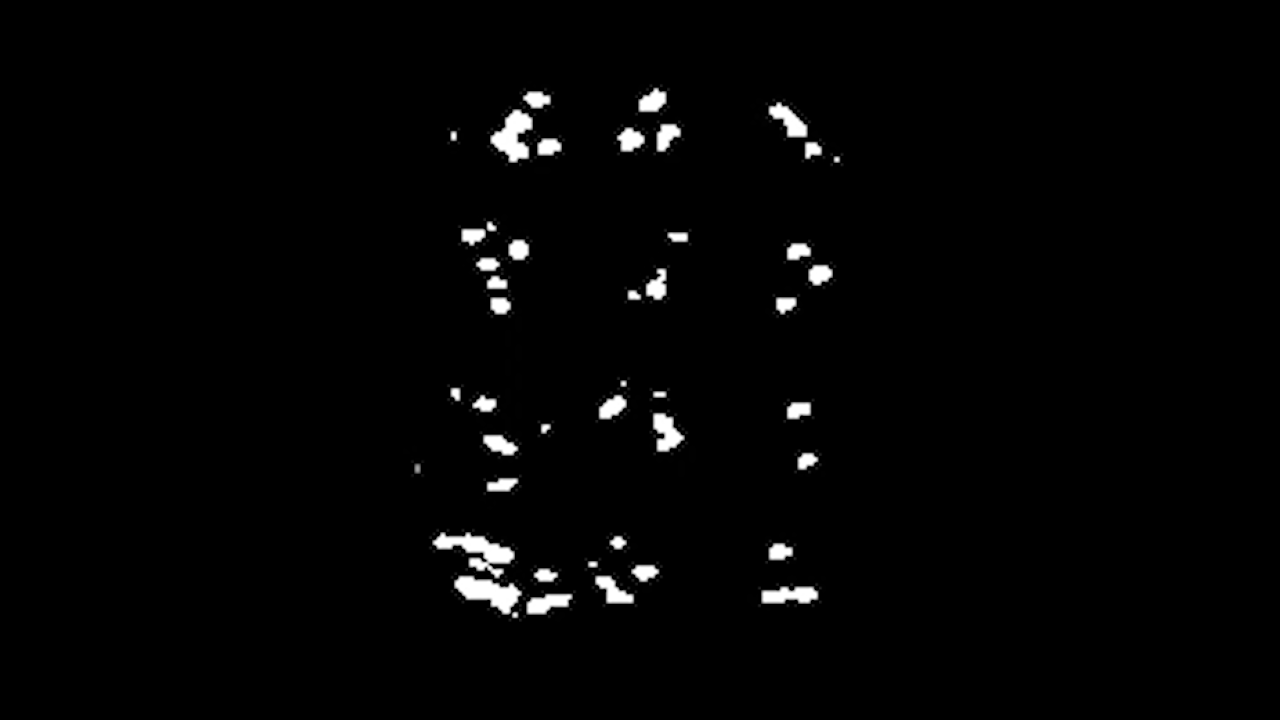
#> input picture Bubble Recognizaiton/pictures/序列 01.00_01_12_00.Still063.png, 2560 x 1440 px (shown at 1/2 size); its folder holds 3 pictures in this run
$ python calculation.py
#> lines starting #> are read from the running program, lines starting #| are printed output that depends on the picture
import os
import cv2 as cv2
import numpy as np
import matplotlib.pyplot as plt
from scipy.interpolate import interp1d

def shudian():
    folder_path = 'pictures'
    files = [f for f in os.listdir(folder_path) if os.path.isfile(os.path.join(folder_path, f))]

    # calculate the toal number of files
    total_files = len(files)
    # create a empty matrix
    total_data = np.zeros((12, 2, total_files))
    k = 0
    #background = np.zeros([12,1])

    for file in files:
        file_path = os.path.join(folder_path, file)
        image = cv2.imread(file_path)
#> image is the input picture: shape (1440, 2560, 3); mean B, G, R 4.4, 4.4, 4.4
        gray = cv2.cvtColor(image, cv2.COLOR_BGR2GRAY)

        # calculate time based on "file" name, e,g, "序列 01.00_00_35_00" corresponds to 35 seconds
        time = int(file.split('_')[1]) * 60 + int(file.split('_')[2]) + int(file.split('_')[3].split('.')[0])/30

        # cut the graph to 12 parts, each part is 1/12 of the graph, 4 * 3, create 12 dictionarys
        cut = gray[86:1311, 800:1760]
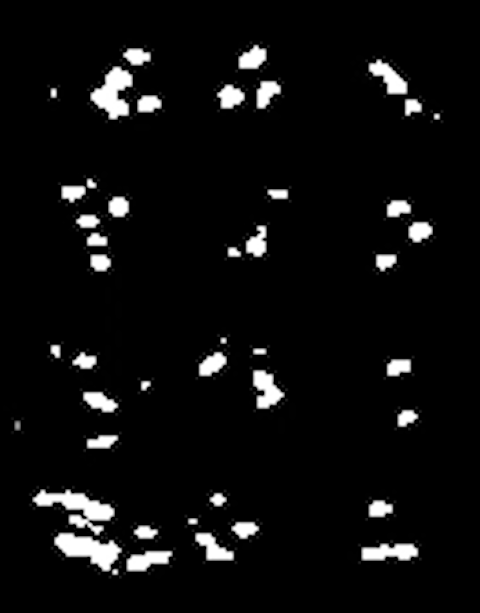
#> cut: shape (1225, 960) (shown at 1/2 size); min 0, max 255, mean 13.7
        for i in range(4):
            for j in range(3):
                cell = cut[i * 306 : (i + 1) * 306, j * 350 : (j + 1) * 350]
                # cv2.imwrite('pictures/example_cut/cell' + str(i) + '_' + str(j) + '.jpg', cell)
                cell_value = np.sum(cell)
                total_data[i * 3 + j][0][k] = time
                total_data[i * 3 + j][1][k] = max(cell_value - total_data[i * 3 + j][1][0], 0)

        k += 1
#> pass 2 of the loop in shudian, `for file in files:`:
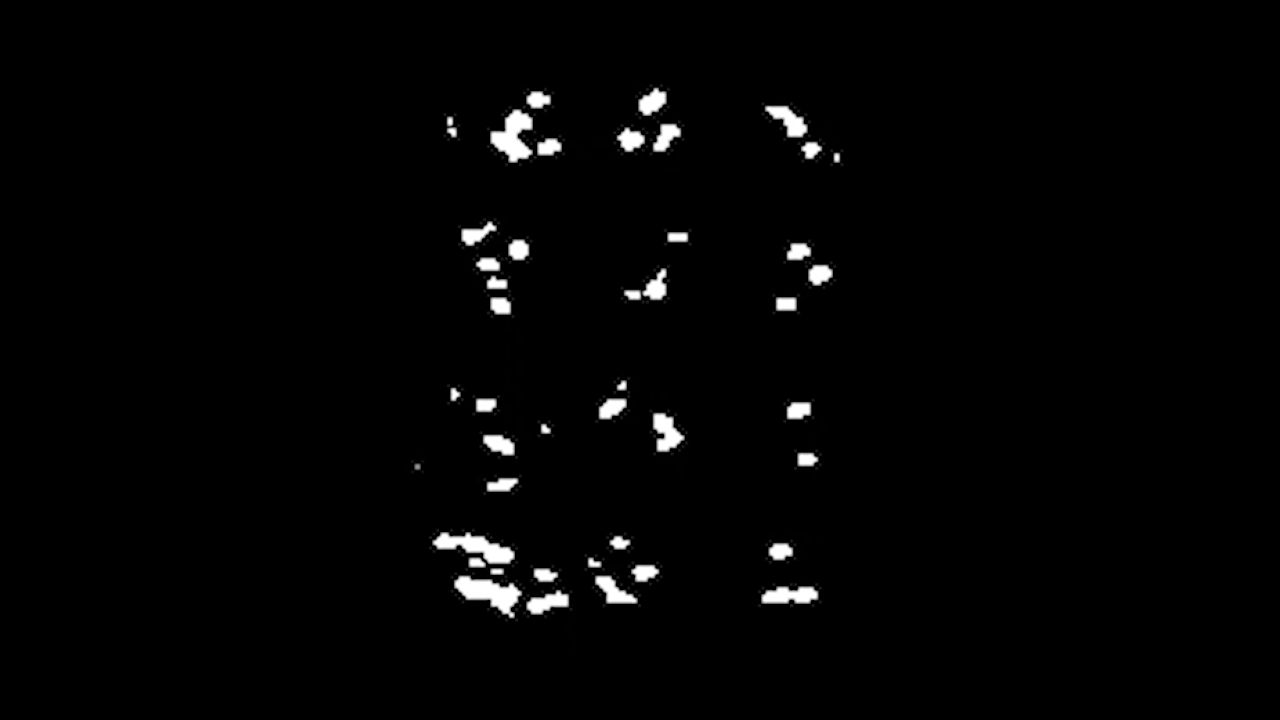
#> input picture Bubble Recognizaiton/pictures/序列 01.00_01_13_00.Still064.png, 2560 x 1440 px (shown at 1/2 size)
#> in shudian, image is the input picture: shape (1440, 2560, 3); mean B, G, R 4.4, 4.4, 4.4
#> in shudian, `cut = gray[86:1311, 800:1760]`:
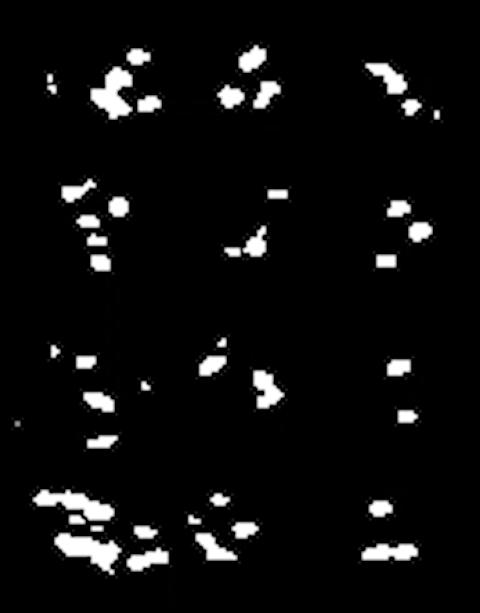
#> cut: shape (1225, 960) (shown at 1/2 size); min 0, max 255, mean 13.8
#> pass 3 of the loop in shudian, `for file in files:`:
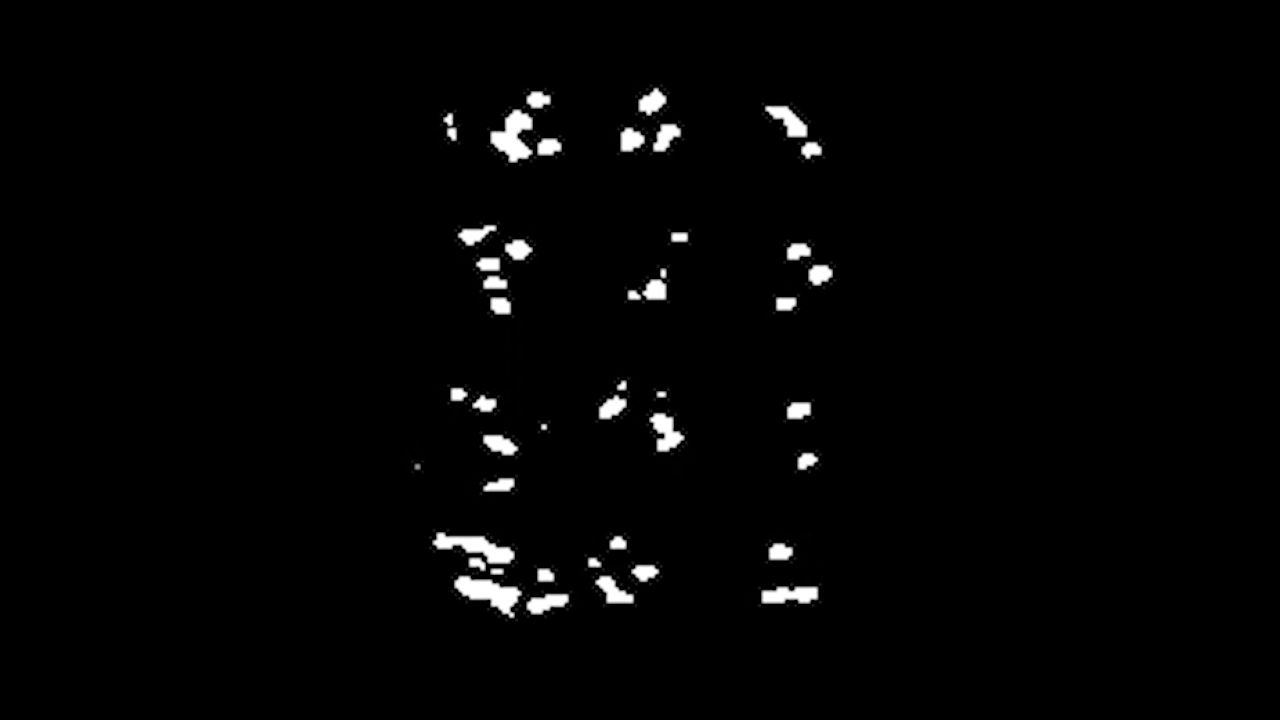
#> input picture Bubble Recognizaiton/pictures/序列 01.00_01_14_00.Still065.png, 2560 x 1440 px (shown at 1/2 size)
#> in shudian, image is the input picture: shape (1440, 2560, 3); mean B, G, R 4.4, 4.4, 4.4
#> in shudian, `cut = gray[86:1311, 800:1760]`:
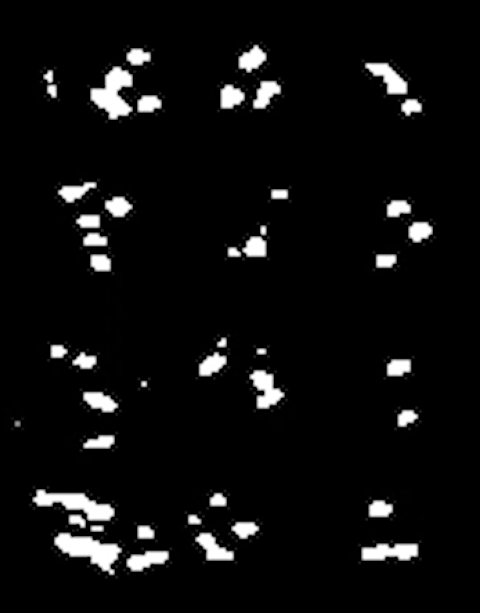
#> cut: shape (1225, 960) (shown at 1/2 size); min 0, max 255, mean 13.9

    # for each one of 12 matrix in total_data, rank the time and value
    for i in range(12):
        total_data[i] = total_data[i][:, np.argsort(total_data[i][0])]

        # save all data together in one excel
        np.savetxt('results/table/total_data' + str(i+1) + '.csv', total_data[i], delimiter=',')

    # merge the csv files into one excel
    os.system('cat results/table/total_data*.csv > results/table/total_data.csv')

    # plot all the curves together in one graph
    plt.figure(figsize=(16,9))

    for i in range(12):
        f = interp1d(total_data[i][0], total_data[i][1], kind = 'slinear')
        xnew = np.linspace(total_data[i][0][0], total_data[i][0][-1], 300)
        ynew = f(xnew)
        plt.plot(xnew, ynew, label='catalyst ' + str(i+1))

    plt.xlabel('Time/s')
    plt.ylabel('Bubble Quantity')
    plt.legend()
    plt.savefig('results/total_data.png', dpi = 300, bbox_inches='tight')
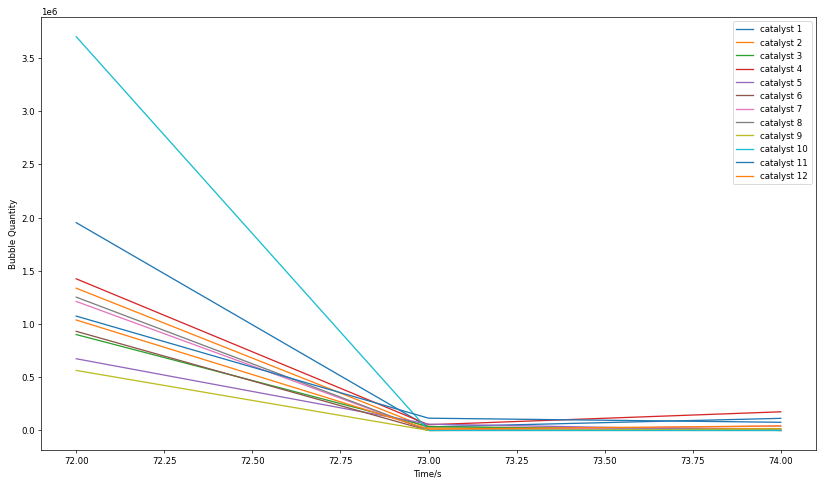
#> figure drawn by matplotlib, 1 panel; curve peaks at x = 72, y = 1952555; curve peaks at x = 72, y = 1336686; curve peaks at x = 72, y = 901160

shudian()
